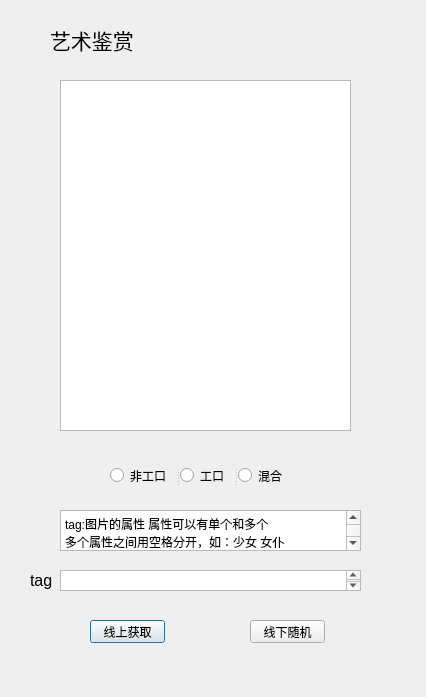
<?xml version="1.0" encoding="UTF-8"?>
<ui version="4.0">
 <class>Dialog</class>
 <widget class="QDialog" name="Dialog">
  <property name="geometry">
   <rect>
    <x>0</x>
    <y>0</y>
    <width>426</width>
    <height>697</height>
   </rect>
  </property>
  <property name="windowTitle">
   <string>艺术鉴赏</string>
  </property>
  <widget class="QLabel" name="u_label_title">
   <property name="geometry">
    <rect>
     <x>50</x>
     <y>20</y>
     <width>91</width>
     <height>41</height>
    </rect>
   </property>
   <property name="text">
    <string>&lt;html&gt;&lt;head/&gt;&lt;body&gt;&lt;p&gt;&lt;span style=&quot; font-size:16pt;&quot;&gt;艺术鉴赏&lt;/span&gt;&lt;/p&gt;&lt;/body&gt;&lt;/html&gt;</string>
   </property>
  </widget>
  <widget class="ImageView" name="u_graghView_picture">
   <property name="geometry">
    <rect>
     <x>60</x>
     <y>80</y>
     <width>291</width>
     <height>351</height>
    </rect>
   </property>
  </widget>
  <widget class="QTextEdit" name="u_text_tagInput">
   <property name="geometry">
    <rect>
     <x>60</x>
     <y>570</y>
     <width>301</width>
     <height>21</height>
    </rect>
   </property>
   <property name="html">
    <string>&lt;!DOCTYPE HTML PUBLIC &quot;-//W3C//DTD HTML 4.0//EN&quot; &quot;http://www.w3.org/TR/REC-html40/strict.dtd&quot;&gt;
&lt;html&gt;&lt;head&gt;&lt;meta name=&quot;qrichtext&quot; content=&quot;1&quot; /&gt;&lt;style type=&quot;text/css&quot;&gt;
p, li { white-space: pre-wrap; }
&lt;/style&gt;&lt;/head&gt;&lt;body style=&quot; font-family:'SimSun'; font-size:9pt; font-weight:400; font-style:normal;&quot;&gt;
&lt;p style=&quot;-qt-paragraph-type:empty; margin-top:0px; margin-bottom:0px; margin-left:0px; margin-right:0px; -qt-block-indent:0; text-indent:0px;&quot;&gt;&lt;br /&gt;&lt;/p&gt;&lt;/body&gt;&lt;/html&gt;</string>
   </property>
  </widget>
  <widget class="QPushButton" name="u_btn_submit">
   <property name="geometry">
    <rect>
     <x>90</x>
     <y>620</y>
     <width>75</width>
     <height>23</height>
    </rect>
   </property>
   <property name="text">
    <string>线上获取</string>
   </property>
  </widget>
  <widget class="QPlainTextEdit" name="u_pText_tagDesc">
   <property name="geometry">
    <rect>
     <x>60</x>
     <y>510</y>
     <width>301</width>
     <height>41</height>
    </rect>
   </property>
   <property name="plainText">
    <string>tag:图片的属性 属性可以有单个和多个
多个属性之间用空格分开，如：少女 女仆</string>
   </property>
  </widget>
  <widget class="QLabel" name="u_label_tag">
   <property name="geometry">
    <rect>
     <x>30</x>
     <y>570</y>
     <width>31</width>
     <height>21</height>
    </rect>
   </property>
   <property name="text">
    <string>&lt;html&gt;&lt;head/&gt;&lt;body&gt;&lt;p&gt;&lt;span style=&quot; font-size:12pt;&quot;&gt;tag&lt;/span&gt;&lt;/p&gt;&lt;/body&gt;&lt;/html&gt;</string>
   </property>
  </widget>
  <widget class="QPushButton" name="u_btn_randomGet">
   <property name="geometry">
    <rect>
     <x>250</x>
     <y>620</y>
     <width>75</width>
     <height>23</height>
    </rect>
   </property>
   <property name="text">
    <string>线下随机</string>
   </property>
  </widget>
  <widget class="QSplitter" name="splitter">
   <property name="geometry">
    <rect>
     <x>110</x>
     <y>460</y>
     <width>181</width>
     <height>31</height>
    </rect>
   </property>
   <property name="orientation">
    <enum>Qt::Horizontal</enum>
   </property>
   <widget class="QRadioButton" name="u_radioBtn_noero">
    <property name="text">
     <string>非工口</string>
    </property>
   </widget>
   <widget class="QRadioButton" name="u_radioBtn_ero">
    <property name="text">
     <string>工口</string>
    </property>
   </widget>
   <widget class="QRadioButton" name="u_radioBtn_both">
    <property name="text">
     <string>混合</string>
    </property>
   </widget>
  </widget>
 </widget>
 <customwidgets>
  <customwidget>
   <class>ImageView</class>
   <extends>QGraphicsView</extends>
   <header location="global">ImageView</header>
  </customwidget>
 </customwidgets>
 <resources/>
 <connections/>
</ui>
